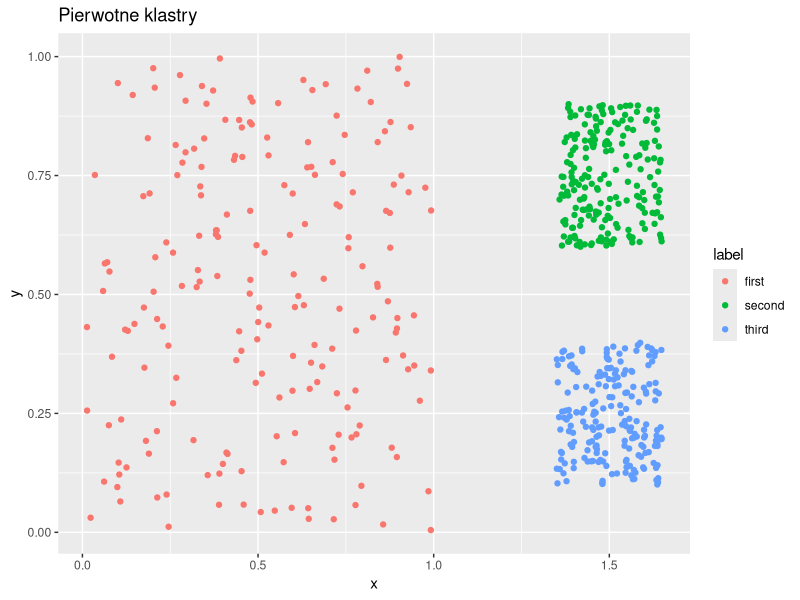
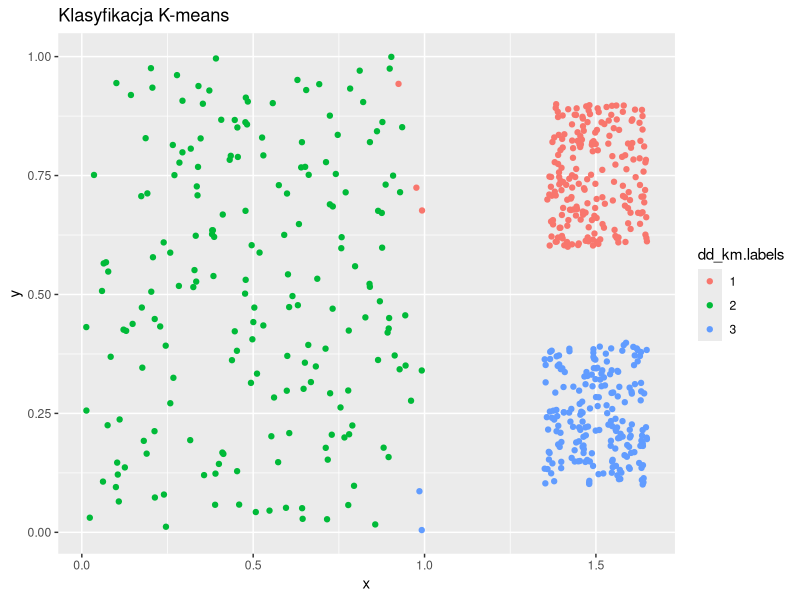
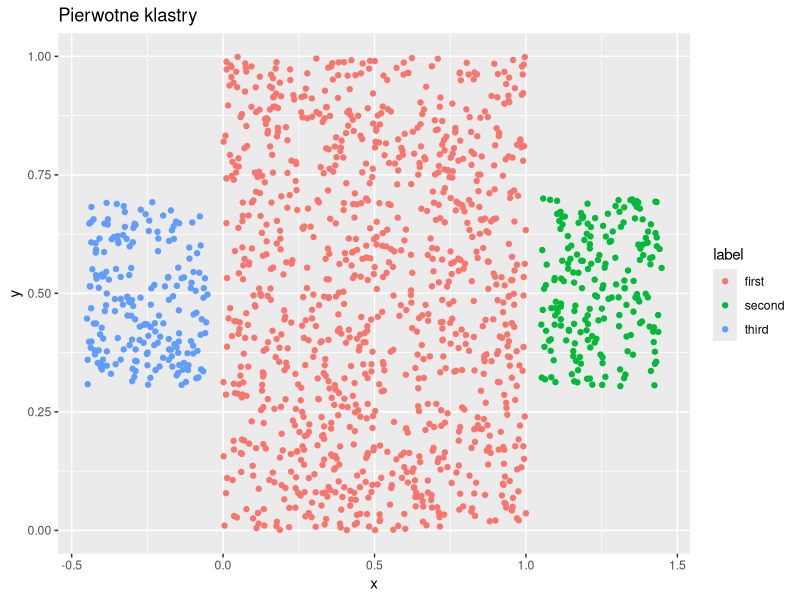
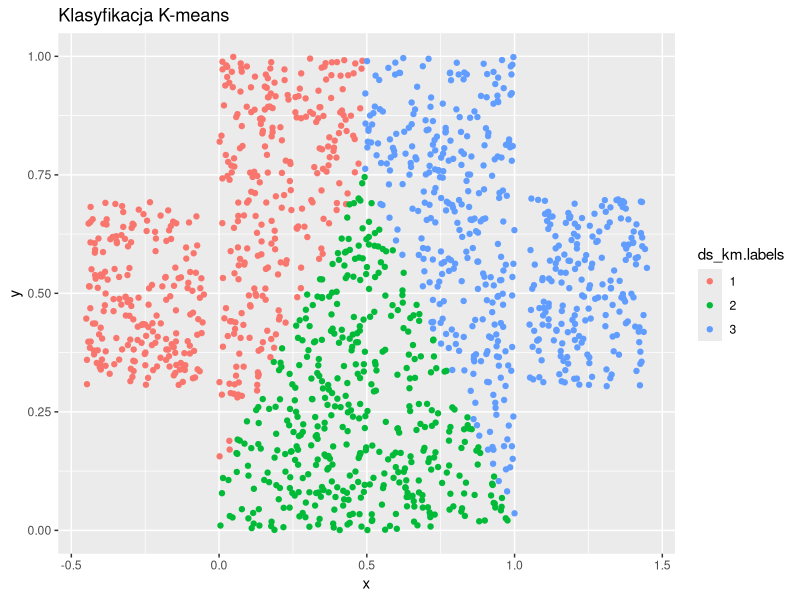
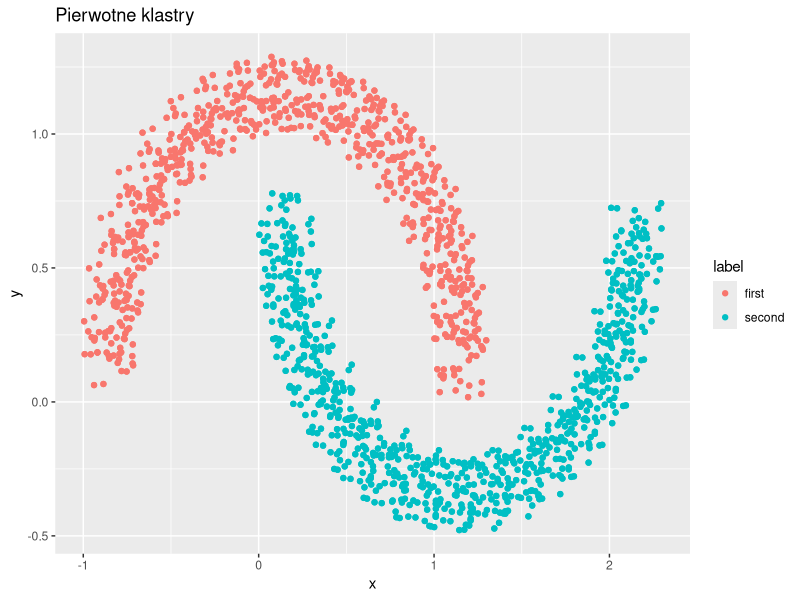
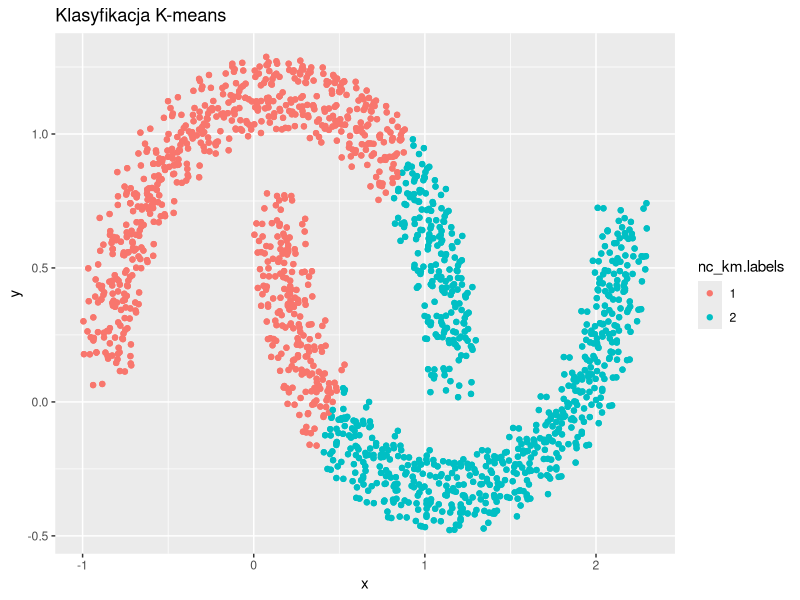

Write R code to recreate these figures, in order.
## ---- chunk 1
#install.packages('ggplot2', dependencies = T)
#install.packages('assertthat', dependencies = T)
library('ggplot2')


# datasets preparing #

# different sizes
set.seed(0.5)
ds <- data.frame(x = c(runif(1000), runif(200, 0.3, 0.7) + 0.75, runif(200, 0.3, 0.7) - 0.75)
                 , y = c(runif(1000), runif(200, 0.3, 0.7), runif(200, 0.3, 0.7))
                 , label =c(rep('first', 1000), rep('second', 200), rep('third', 200)))

# different  densities
set.seed(0.5)
dd <- data.frame(x = c(runif(200), runif(200, 0.35, 0.65) + 1, runif(200, 0.35, 0.65) + 1)
                 , y = c(runif(200), runif(200, 0.35, 0.65) + 0.25, runif(200, 0.35, 0.65) - 0.25)
                 , label =c(rep('first', 200), rep('second', 200), rep('third', 200)))

# on-convex shapes
set.seed(0.5)
phi1 <- seq(0, pi, by = 0.1)
x1<- rep(cos(phi1), 50) + runif(50, 0, 0.3)
y1<- rep(sin(phi1), 50) + runif(50, 0, 0.3)
phi2 <- seq(pi, 2 * pi, by = 0.1)
x2<- 1 + rep(cos(phi2), 50) + runif(50, 0, 0.3)
y2<- 0.5 + rep(sin(phi2), 50) + runif(50, 0, 0.3)

nc <- data.frame(x= c(x1, x2)
                 , y = c(y1, y2)
                 , label =c(rep('first', length(x1)), rep('second', length(x2)))
                 )

# kmeans clasification #

ds_km <- kmeans(ds[, -3], 3)
ds_km.labels <- as.factor(ds_km$cluster)

dd_km <- kmeans(dd[, -3], 3)
dd_km.labels <- as.factor(dd_km$cluster)

nc_km <- kmeans(nc[, -3], 2)
nc_km.labels <- as.factor(nc_km$cluster)


# plots preparing #

ds_original <- ggplot(data = ds, aes(x= x, y = y, colour = label)) + geom_point() + ggtitle("Pierwotne klastry")
ds_kmeans <- ggplot(data = ds, aes(x= x, y = y, colour = ds_km.labels)) + geom_point() + ggtitle("Klasyfikacja K-means")

dd_original <- ggplot(data = dd, aes(x= x, y = y, colour = label)) + geom_point() + ggtitle("Pierwotne klastry")
dd_kmeans <- ggplot(data = dd, aes(x= x, y = y, colour = dd_km.labels)) + geom_point() + ggtitle("Klasyfikacja K-means")

nc_original <- ggplot(data = nc, aes(x= x, y = y, colour = label)) + geom_point() + ggtitle("Pierwotne klastry")
nc_kmeans <- ggplot(data = nc, aes(x= x, y = y, colour = nc_km.labels)) + geom_point() + ggtitle("Klasyfikacja K-means")

## ---- chunk 2
dd_original
## ---- chunk 3
dd_kmeans
## ---- chunk 4
ds_original
## ---- chunk 5
ds_kmeans
## ---- chunk 6
nc_original
## ---- chunk 7
nc_kmeans
